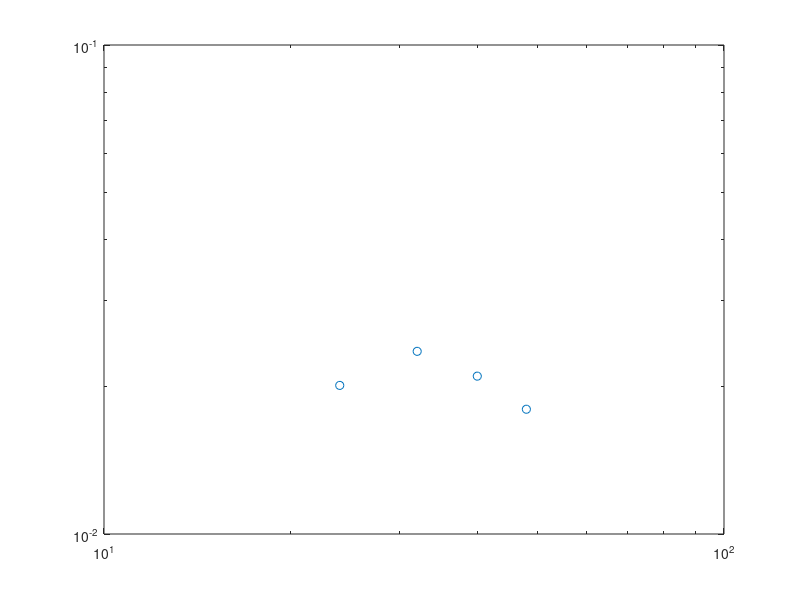

The MATLAB source for this figure: (Note: this script raises an error after producing the figure.)
Lx = [24, 32, 40, 48];
A_cdw = [0.020132,0.023635, 0.021030, 0.017995];
loglog(Lx, A_cdw,'o');hold on;

p = fit(log(Lx(2:4)'),log(A_cdw(2:4)'),'poly1');
fprintf('Kc=%.5f\n',-p.p1*2);
x = fit_x(1):0.5:fit_x(end);
fl=loglog(Lx,exp(p.p2)*Lx.^p.p1,'-.');
T=text(8,4.5e-3,['$K_{c}=',num2str(-p.p1*2),'$']);
set(T,'Interpreter','latex');set(T,'Fontsize',24);



set(gca,'fontsize',24);
set(gca,'linewidth',1.5);
set(get(gca,'Children'),'linewidth',2); % Set line width 1.5 pounds
xlabel('$L_x$','Interpreter','latex');
ylabel('$A_{cdw}$','Interpreter','latex');
set(get(gca,'XLabel'),'FontSize',24); 
set(get(gca,'YLabel'),'FontSize',24); 
